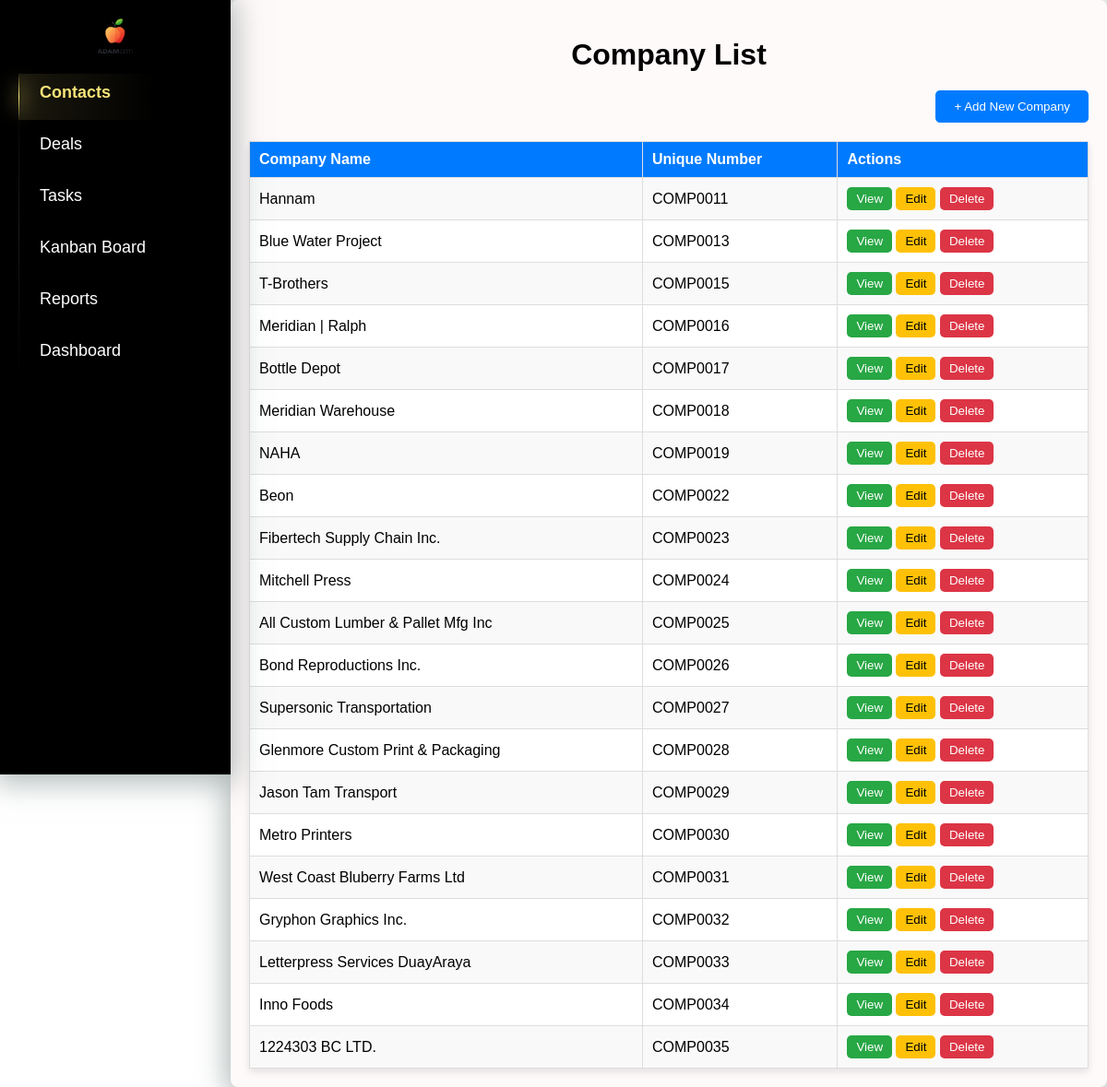
/companies/, run on the app's committed database.
### crm/models.py (models this page shows, shortened)
class Company(models.Model):
    name = models.CharField(max_length=200, unique=True)
    unique_number = models.CharField(max_length=255, unique=True, blank=True, null=True)
    pickup_requested = models.BooleanField(default=False)

### crm/views.py (the view)
# urls.py: path('companies/', views.company_list, name='company_list'),
def company_list(request):
    companies = Company.objects.all()
    return render(request, 'crm/company_ main.html', {'companies': companies})

### crm/templates/crm/company_ main.html (shortened to what this page needs)
{% extends 'crm/index.html' %}
{% block content %}
        <h1 style="text-align: center; margin-bottom: 20px;">Company List</h1>
        <div style="text-align: right; margin-bottom: 20px;">
            <a href="{% url 'add_company' %}" style="text-decoration: none;">
                <button style="padding: 10px 20px; background-color: #007BFF; color: white; border: none; border-radius: 5px; cursor: pointer;">
                    + Add New Company
                </button>
            </a>
        </div>
        <table style="width: 100%; border-collapse: collapse; box-shadow: 0px 4px 8px rgba(0, 0, 0, 0.1);">
            <thead>
                <tr style="background-color: #007BFF; color: white; text-align: left;">
                    <th style="padding: 10px; border: 1px solid #ddd;">Company Name</th>
                    <th style="padding: 10px; border: 1px solid #ddd;">Unique Number</th>
                    <th style="padding: 10px; border: 1px solid #ddd;">Actions</th>
                </tr>
            </thead>
            <tbody>
                {% for company in companies %}
                    <tr style="background-color: {% cycle '#f9f9f9' '#ffffff' %};">
                        <td style="padding: 10px; border: 1px solid #ddd;">{{ company.name }}</td>
                        <td style="padding: 10px; border: 1px solid #ddd;">{{ company.unique_number }}</td>
                        <td style="padding: 10px; border: 1px solid #ddd;">
                            <a href="{% url 'company_detail' company.id %}" style="text-decoration: none;">
                                <button style="padding: 5px 10px; background-color: #28A745; color: white; border: none; border-radius: 5px; cursor: pointer;">View</button>
                            </a>
                            <a href="{% url 'edit_company' company.id %}" style="text-decoration: none;">
                                <button style="padding: 5px 10px; background-color: #FFC107; color: black; border: none; border-radius: 5px; cursor: pointer;">Edit</button>
                            </a>
                            <form action="{% url 'delete_company' company.id %}" method="post" style="display: inline;">
                                <button type="submit" onclick="return confirm('Are you sure you want to delete this company?');"
                                        style="padding: 5px 10px; background-color: #DC3545; color: white; border: none; border-radius: 5px; cursor: pointer;">
                                    Delete
                                </button>
                            </form>
                        </td>
                    </tr>
                {% endfor %}
            </tbody>
        </table>
{% endblock %}

### crm/static/crm/index.css (style rules this page uses)
:root { --primary-bg: #FFFAFA; --secondary-bg: #FFFAFA; --highlight: #8AAAA5; --accent: #CABD9A; --dark-accent: #A5956D; --shadow-color: rgba(124, 138, 137, 0.6); }
body { margin: 0; font-family: Arial, sans-serif; background-color: white; }

### data on the page
Company: name "Hannam", unique_number "COMP0011"
Company: name "Blue Water Project", unique_number "COMP0013"
Company: name "T-Brothers", unique_number "COMP0015"
Company: name "Meridian | Ralph", unique_number "COMP0016"
Company: name "Bottle Depot", unique_number "COMP0017"
Company: name "Meridian Warehouse", unique_number "COMP0018"
Company: name "NAHA", unique_number "COMP0019"
Company: name "Beon", unique_number "COMP0022"
Company: name "Fibertech Supply Chain Inc.", unique_number "COMP0023"
Company: name "Mitchell Press", unique_number "COMP0024"
Company: name "All Custom Lumber & Pallet Mfg Inc", unique_number "COMP0025"
Company: name "Bond Reproductions Inc.", unique_number "COMP0026"
Company: name "Supersonic Transportation", unique_number "COMP0027"
Company: name "Glenmore Custom Print & Packaging", unique_number "COMP0028"
Company: name "Jason Tam Transport", unique_number "COMP0029"
Company: name "Metro Printers", unique_number "COMP0030"
Company: name "West Coast Bluberry Farms Ltd", unique_number "COMP0031"
Company: name "Gryphon Graphics Inc.", unique_number "COMP0032"
Company: name "Letterpress Services DuayAraya", unique_number "COMP0033"
Company: name "Inno Foods", unique_number "COMP0034"
Company: name "1224303 BC LTD.", unique_number "COMP0035"
